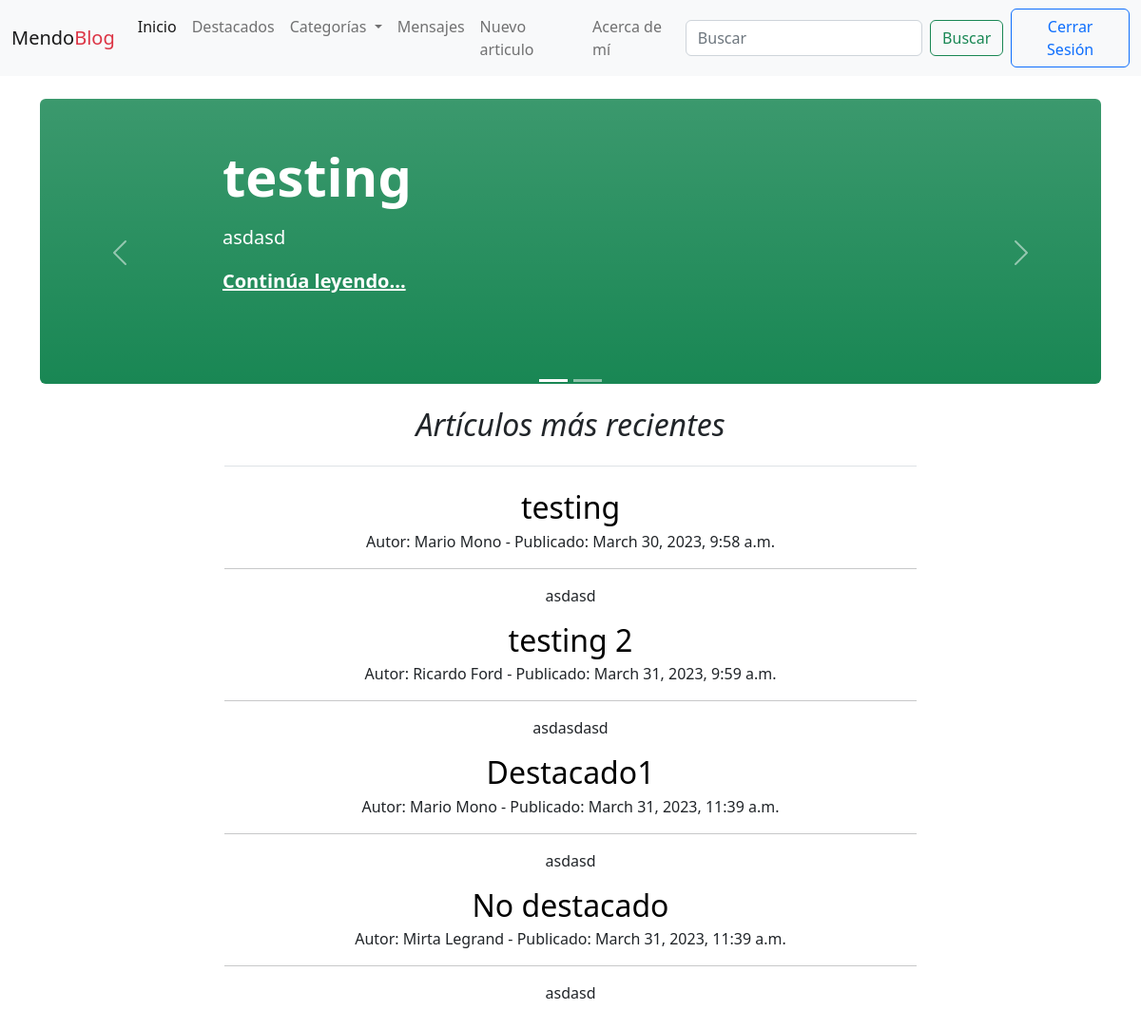
/ (signed in), run on an earlier commit of the app's database.
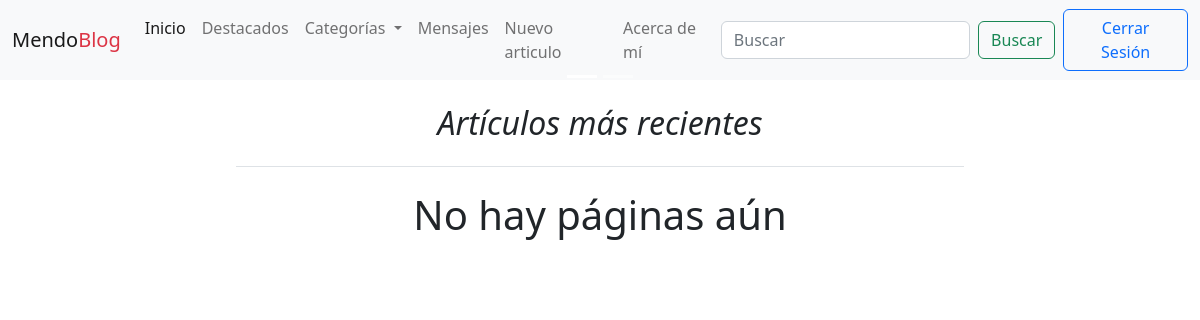
And on a later commit of the database.
### blogs/models.py (models this page shows, shortened)
class Post(models.Model):
    titulo = models.CharField(max_length=255)
    subtitulo = models.CharField(max_length=255)
    slug = models.SlugField(unique=True)
    resumen = models.TextField()
    fecha_creacion = models.DateTimeField(auto_now_add=True)
    cuerpo = models.TextField()
    autor = models.ForeignKey(settings.AUTH_USER_MODEL, on_delete=models.PROTECT)
    categorias = models.ManyToManyField('Categoria')
    destacado = models.BooleanField(default=False)
    imagen = models.ImageField(upload_to='media/imagenes/',blank=True, null=True)
    fecha_publicacion = models.DateTimeField(default=timezone.now)
    def get_absolute_url(self):
        return reverse('blogs:post',kwargs={'slug':self.slug})
    class meta:
        ordering = ['-fecha_publicacion']

### accounts/models.py (models this page shows)
class User(AbstractUser):
    def __str__(self):
        return f'{self.first_name} {self.last_name}'

### blogs/views.py (the view)
# urls.py: path('',views.home_page,name='home'),
def home_page(request):
    post = Post.objects.filter(fecha_publicacion__lte=timezone.now())
    destacado = Post.objects.filter(destacado=True,fecha_publicacion__lte=timezone.now())
    context = {'lista_de_posts':post, 'destacado':destacado}
    return render(request,'blogs/home.html',context=context)

### blogs/context_processors.py (called while the page is built)
def procesador_categorias(request):
    categorias = Categoria.objects.all()
    return { 'lista_de_categorias':categorias}

### blogs/templates/blogs/home.html
{% extends 'base.html' %}
{% block content %}
    <div class="container-xxl bd-gutter mt-3 my-md-4 bd-layout">
        <main class="container">
            <div class="row g-5">
                <div class="col-md-12">
                    {% include "blogs/featured.html" %}
                </div>
            </div>
            <div class="row g-5 justify-content-center text-center ">
                <div class="col-md-8">
                    <h2 class="pb-4 mb-4 fst-italic border-bottom">
                        Artículos más recientes
                    </h2>
                    {% if lista_de_posts %}
                        {% for post in lista_de_posts %}
                            <article class="blog-post">
                                <h2 class="blog-post-title mb-1">
                                    <a href="{{ post.get_absolute_url }}" style="text-decoration: none" class="text-black">
                                        {{ post.titulo }}
                                    </a>
                                </h2>
                                <p class="blog-post-meta">Autor: {{post.autor}} -  Publicado: {{post.fecha_publicacion}}</p>
                                <hr>
                                <p>{{ post.resumen }}</p>
                            </article>
                        {% endfor %}
                    {% else %}
                            <h1>No hay páginas aún</h1>
                    {% endif %}
                </div>
            </div>
        </main>
    </div>
{% endblock content %}

### blogs/templates/base.html (shortened to what this page needs)
<!DOCTYPE html>
<html lang="en">
<head>
    <link href="https://cdn.jsdelivr.net/npm/bootstrap@5.2.2/dist/css/bootstrap.min.css" rel="stylesheet"
>
</head>
<body>
{% include "navbar.html" %}
{% block content %} {% endblock content %}
</body>
</html>

### blogs/templates/navbar.html (shortened to what this page needs)
{% if user.is_authenticated %}
    <nav class="navbar navbar-expand-lg bg-light">
        <div class="container-fluid">
            <a class="navbar-brand" href="/">Mendo<span class="text-danger">Blog</span></a>
            <div class="collapse navbar-collapse" id="navbarSupportedContent">
                <ul class="navbar-nav me-auto mb-2 mb-lg-0">
                    <li class="nav-item">
                        <a class="nav-link active" aria-current="page" href="/">Inicio</a>
                    </li>
                    <li class="nav-item">
                        <a class="nav-link" href="{% url 'blogs:destacados' %}">Destacados</a>
                    </li>
                    <li class="nav-item dropdown">
                        <a class="nav-link dropdown-toggle" href="#" role="button" data-bs-toggle="dropdown"
                           aria-expanded="false">
                           Categorías
                        </a>
                        <li class="nav-item">
                            <a class="nav-link" href="{% url 'message:Messages' %}">Mensajes</a>
                        </li>
                        <li class="nav-item">
                            <a class="nav-link" href="{% url 'blogs:create' %}">Nuevo articulo</a>
                        </li>
                        <li class="nav-item">
                            <a class="nav-link" href="{% url 'blogs:acerca' %}">Acerca de mí</a>
                        </li>
                    </li>
                </ul>
                <form class="d-flex" role="search" action="{% url 'blogs:buscar'  %}" method="get">
                    <input name="search" class="form-control me-2" type="search" placeholder="Buscar" aria-label="Search">
                    <button class="btn btn-outline-success" type="submit">Buscar</button>
                </form>
                <a class="btn btn-outline-primary ms-2" href="{% url 'logout' %}" role="button">Cerrar Sesión</a>
            </div>
        </div>
    </nav>
{% endif %}

### blogs/templates/blogs/featured.html (shortened to what this page needs)
<div id="carouselIndicators" class="carousel slide" data-bs-ride="true">
    <div class="carousel-indicators">
        <button type="button" data-bs-target="#carouselIndicators" data-bs-slide-to="0" class="active"
                aria-current="true" aria-label="Slide 1"></button>
        <button type="button" data-bs-target="#carouselIndicators" data-bs-slide-to="1"
                aria-label="Slide 2"></button>
    </div>
    <div class="carousel-inner">
        {% for d in destacado %}
            <div class="carousel-item {% if d == destacado|first %}active{% endif %}">
                <div class="px-5 p-md-5 mb-4 rounded text-bg-success bg-gradient" style="height: 300px">
                    <div class="col-md-10 px-5 mx-5">
                        <h1 class="display-4 fw-bold px-5">{{ d.titulo }}</h1>
                        <p class="lead my-3 px-5">{{ d.resumen }}</p>
                        <p class="lead mb-0 px-5"><a href="{{d.get_absolute_url}}" class="text-white fw-bold">Continúa leyendo...</a></p>
                    </div>
                </div>
            </div>
        {% endfor %}
    </div>
    <button class="carousel-control-prev" type="button" data-bs-target="#carouselIndicators"
            data-bs-slide="prev">
        <span class="carousel-control-prev-icon" aria-hidden="true"></span>
    </button>
    <button class="carousel-control-next" type="button" data-bs-target="#carouselIndicators"
            data-bs-slide="next">
        <span class="carousel-control-next-icon" aria-hidden="true"></span>
    </button>
</div>

What changed in the data, as far as the page shows it:
removed Post: titulo "testing", resumen "asdasd", autor "Mario Mono", fecha_publicacion "March 30, 2023, 9:58 a.m."
removed Post: titulo "testing 2", autor "Ricardo Ford", fecha_publicacion "March 31, 2023, 9:59 a.m.", resumen "asdasdasd", shown under "Artículos más recientes"
removed Post: titulo "Destacado1", autor "Mario Mono", fecha_publicacion "March 31, 2023, 11:39 a.m.", resumen "asdasd", shown under "Artículos más recientes"
removed Post: titulo "No destacado", autor "Mirta Legrand", fecha_publicacion "March 31, 2023, 11:39 a.m.", resumen "asdasd", shown under "Artículos más recientes"
Also different on the page:
text now shown: "No hay páginas aún"
